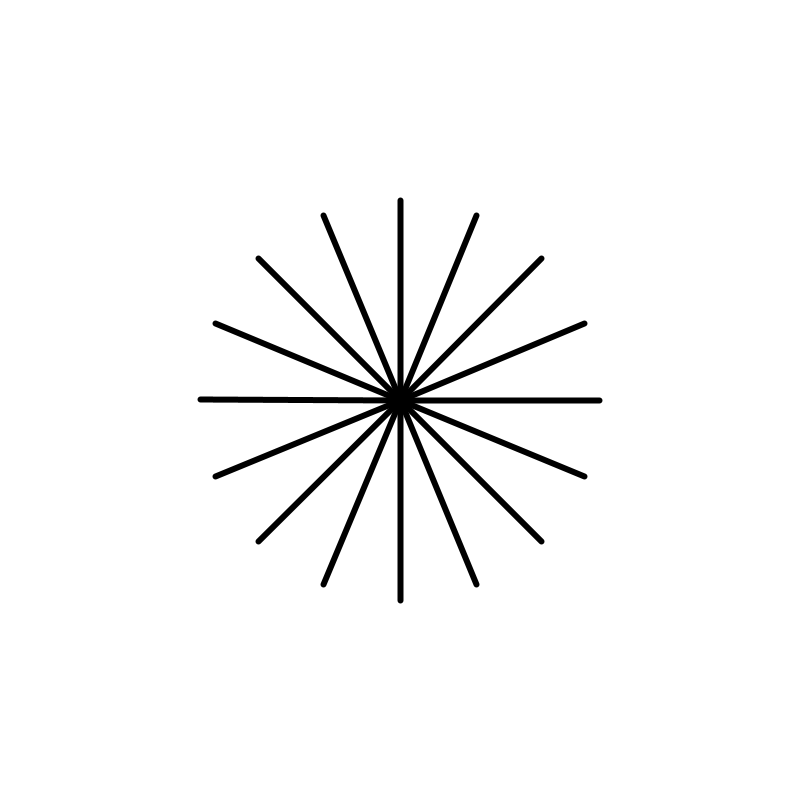
Frame 1 (no input)
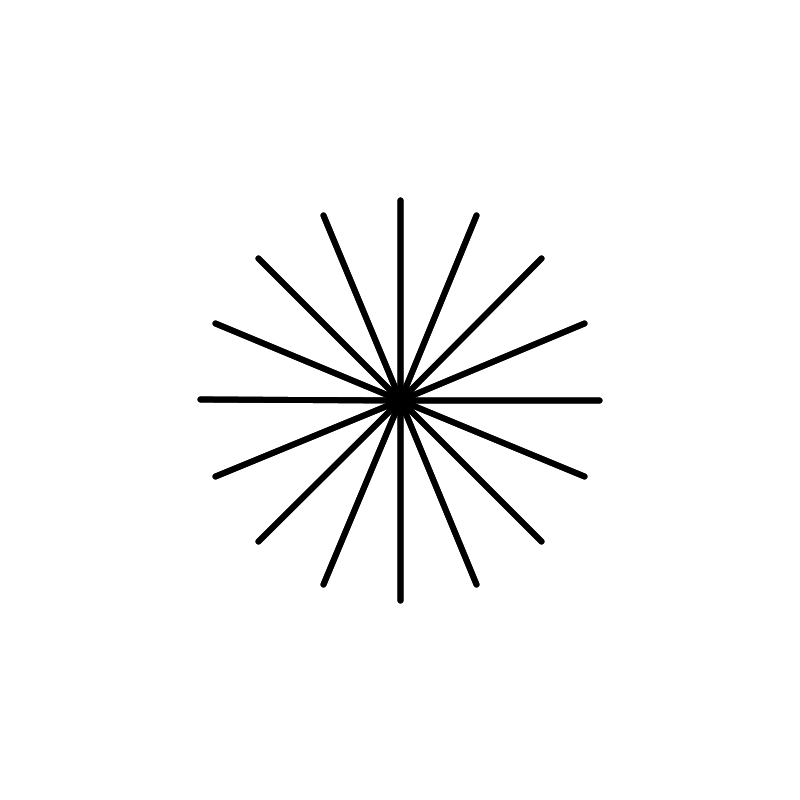
Frame 2 (the mouse pressed at the canvas centre, redrawn once)

The Processing sketch that drew these frames (run headless with seeded random() and noise(); the mouse was pressed at the canvas centre and the sketch redrawn once):

// Processing sketch: rotateLine
// ── rotateLine.pde

int num = 16;

void setup(){
  
  size(800,800);
  smooth(16);
  background(255);
  strokeWeight(6);
  strokeCap(ROUND);
  
  noLoop();
}


void draw(){
  
  translate(width/2, height/2);
  
  for(float i=0; i<num; i++){
    line(0,0, 0, height/4);
    rotate(TWO_PI/num);
  }
  
}
